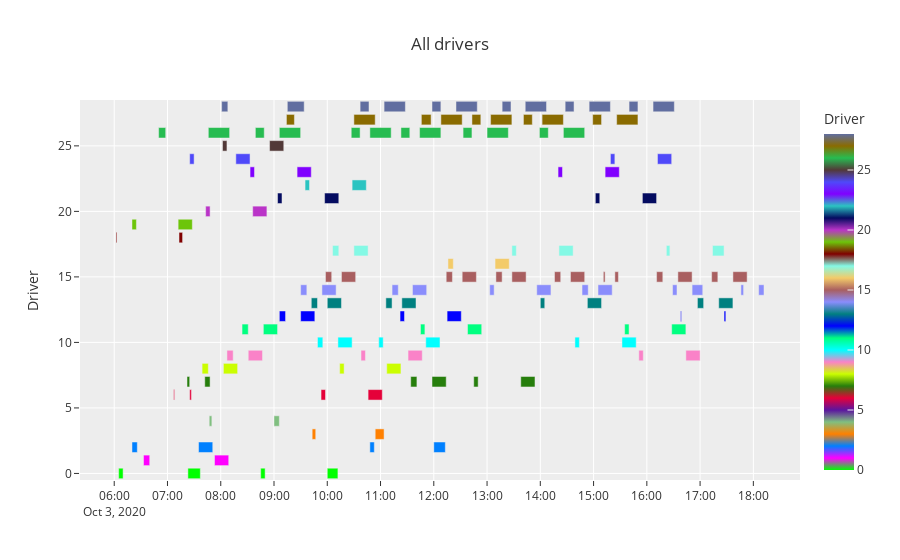

Source (notebook cell):
### Code cell
import importlib
importlib.reload(gantt)
gantt.show(df)

### Figure 1 — Plotly figure (JSON) as saved in the notebook; plotly's stock layout.template omitted (floating-point values rounded to 4 significant figures; data arrays with more than 128 entries replaced by an {"elided": "..."} marker saying what was removed)
{"data": [{"alignmentgroup": "True", "base": {"elided": "150 str values"}, "hovertemplate": "start=%{base}<br>end=%{x}<br>Driver=%{marker.color}<extra></extra>", "legendgroup": "", "marker": {"color": {"elided": "150 int values"}, "coloraxis": "coloraxis", "pattern": {"shape": ""}}, "name": "", "offsetgroup": "", "orientation": "h", "showlegend": false, "textposition": "auto", "type": "bar", "x": {"elided": "150 int values"}, "xaxis": "x", "y": {"elided": "150 int values"}, "yaxis": "y"}], "layout": {"barmode": "overlay", "coloraxis": {"colorbar": {"title": {"text": "Driver"}}, "colorscale": [[0, "rgb(0, 255, 0)"], [0.03571, "rgb(255, 0, 255)"], [0.07143, "rgb(0, 128, 255)"], [0.1071, "rgb(255, 128, 0)"], [0.1429, "rgb(128, 191, 128)"], [0.1786, "rgb(91, 21, 159)"], [0.2143, "rgb(229, 1, 57)"], [0.25, "rgb(38, 126, 12)"], [0.2857, "rgb(203, 254, 1)"], [0.3214, "rgb(250, 130, 200)"], [0.3571, "rgb(0, 255, 255)"], [0.3929, "rgb(0, 255, 128)"], [0.4286, "rgb(0, 0, 255)"], [0.4643, "rgb(0, 128, 128)"], [0.5, "rgb(138, 141, 252)"], [0.5357, "rgb(169, 95, 96)"], [0.5714, "rgb(243, 203, 105)"], [0.6071, "rgb(132, 249, 229)"], [0.6429, "rgb(128, 0, 0)"], [0.6786, "rgb(109, 197, 10)"], [0.7143, "rgb(186, 52, 200)"], [0.75, "rgb(4, 11, 96)"], [0.7857, "rgb(43, 196, 193)"], [0.8214, "rgb(128, 0, 255)"], [0.8571, "rgb(79, 73, 249)"], [0.8929, "rgb(82, 57, 56)"], [0.9286, "rgb(39, 188, 81)"], [0.9643, "rgb(138, 107, 0)"], [1, "rgb(97, 110, 160)"]]}, "legend": {"tracegroupgap": 0}, "title": {"text": "All drivers"}, "xaxis": {"anchor": "y", "domain": [0, 1], "nticks": 15, "tickmode": "auto", "type": "date"}, "yaxis": {"anchor": "x", "domain": [0, 1], "title": {"text": "Driver"}}}}
